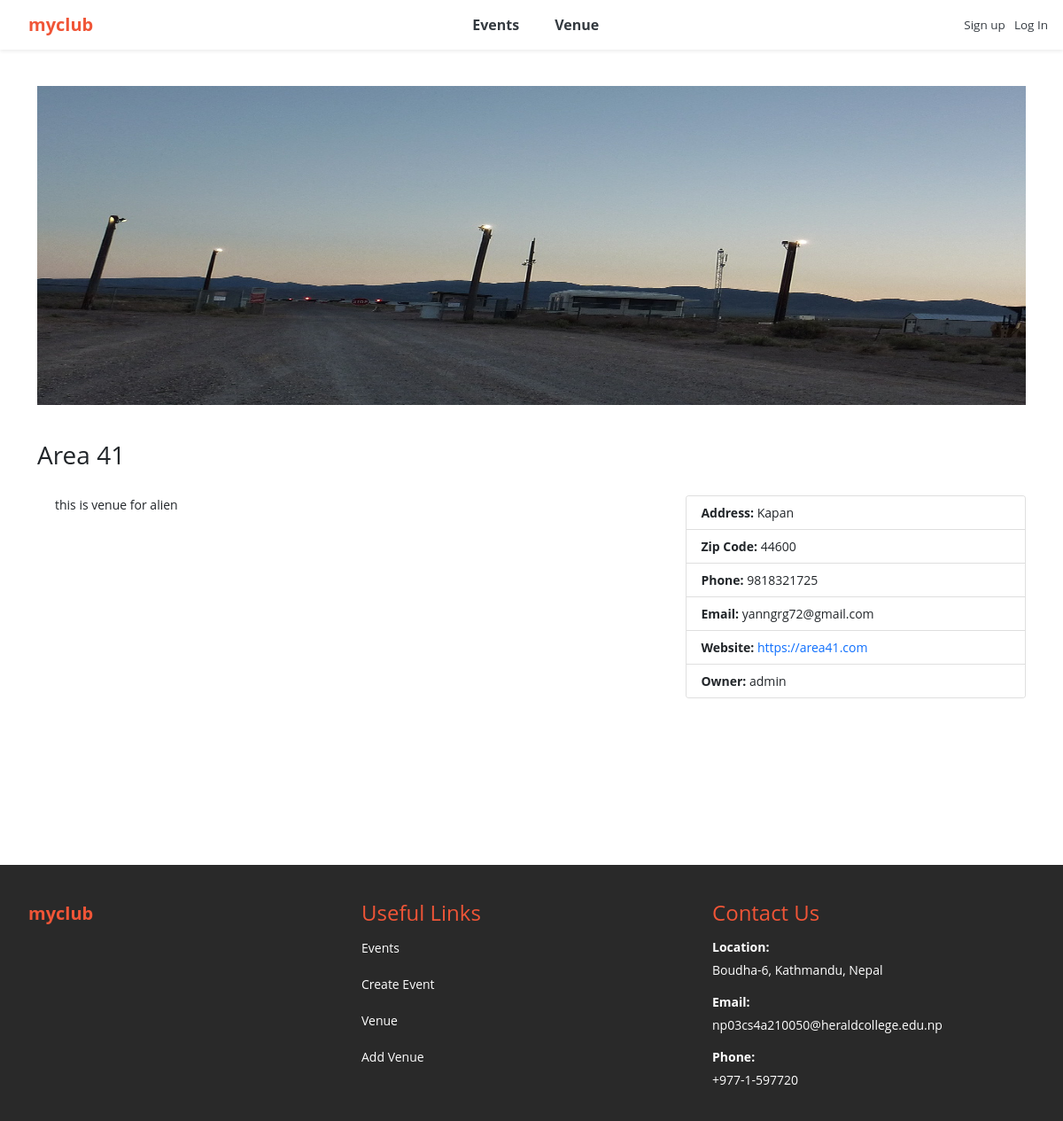
The app's page /show_venue/2 with its own data.
### events/models.py (models this page shows)
class Venue(models.Model):
	name = models.CharField('Venue Name', max_length=120)
	address = models.CharField(max_length=300)
	zip_code = models.CharField('Zip Code', max_length=15)
	phone = models.CharField('Contact Phone', max_length=25, blank=True)
	web = models.URLField('Website Address', blank=True)
	email_address = models.EmailField('Email Address', blank=True)
	owner = models.IntegerField("Venue Owner", blank=False, default=1)
	venue_description = models.TextField(blank=True)
	venue_image = models.ImageField(null=True, blank=True, upload_to="images/")
	def __str__(self):
		return self.name
	class Meta:
		ordering = ['name']

### events/views.py (the view)
# urls.py: path('show_venue/<venue_id>', views.show_venue, name='show-venue'),
def show_venue(request, venue_id):
	venue = Venue.objects.get(pk=venue_id)
	venue_owner = User.objects.get(pk=venue.owner)
	return render(request, 'events/show_venue.html',
		{'venue': venue,
		'venue_owner': venue_owner})

### events/templates/events/show_venue.html
{% extends 'events/base.html' %}
{% block content %}
<div class="venue-details">
    {% if venue.venue_image %}
        <div class="venue-image-container">
            <img src="{{ venue.venue_image.url }}" alt="{{ venue.name }} Image" class="venue-image">
        </div>
    {% endif %}
    <h3>{{ venue }}</h3>
    <div class="flex-container">
	    <div class="description">
	    {% if venue.venue_description %}
	        <p>{{ venue.venue_description }}</p>
	    {% endif %}
	    </div>
	    <div class="card car">
	    	<ul class="list-group list-group-flush">
		        {% if venue.address %}
		            <li class="list-group-item"><strong>Address:</strong> {{ venue.address }}</li>
		        {% endif %}
		        {% if venue.zip_code %}
		            <li class="list-group-item"><strong>Zip Code:</strong> {{ venue.zip_code }}</li>
		        {% endif %}
		        {% if venue.phone %}
		            <li class="list-group-item"><strong>Phone:</strong> {{ venue.phone }}</li>
		        {% endif %}
		        {% if venue.email_address %}
		            <li class="list-group-item"><strong>Email:</strong> {{ venue.email_address }}</li>
		        {% endif %}
		        {% if venue.web %}
		            <li class="list-group-item"><strong>Website:</strong> <a href="{{ venue.web }}" target="_blank" style="text-decoration: none;">{{ venue.web }}</a></li>
		        {% endif %}
		        {% if venue_owner %}
		            <li class="list-group-item"><strong>Owner:</strong> {{ venue_owner }}</li>
		        {% endif %}
		    </ul>
		</div>
	</div>
</div>
<br><br><br>
{% endblock %}

### events/templates/events/base.html (style rules this page uses)
body { font-size: 14px; font-weight: 400; font-family: "Open Sans", sans-serif; background: #FFFFFF; }
.venue-details { margin: 0 auto; padding-top: 0px; background-color: #FFFFFF; border-radius: 8px; }
.venue-image-container { position: relative; max-width: 100%; overflow: hidden; border-radius: 8px; margin-bottom: 20px; }
.venue-image { padding-top: 20px; padding-bottom: 20px; width: 100%; height: 400px; display: block; }
.flex-container { display: flex; justify-content: space-between; padding-top: 20px; padding-left: 20px; padding-right: 0px; padding-bottom: 20px; }
.description { text-align: justify; padding-right: 20px; flex-basis: 63%; }
.car { flex-basis: 35%; }

### events/templates/events/navbar.html (style rules this page uses)
:root { --bs-primary: #f05537; --bs-orange: #d1410c; }

### records on screen
Venue: venue_image (picture), name "Area 41", venue_description "this is venue for alien", address "Kapan", zip_code "44600", phone "9818321725", email_address "yanngrg72@gmail.com", web "https://area41.com"

### other values on screen
{{ venue_owner }} "admin"
